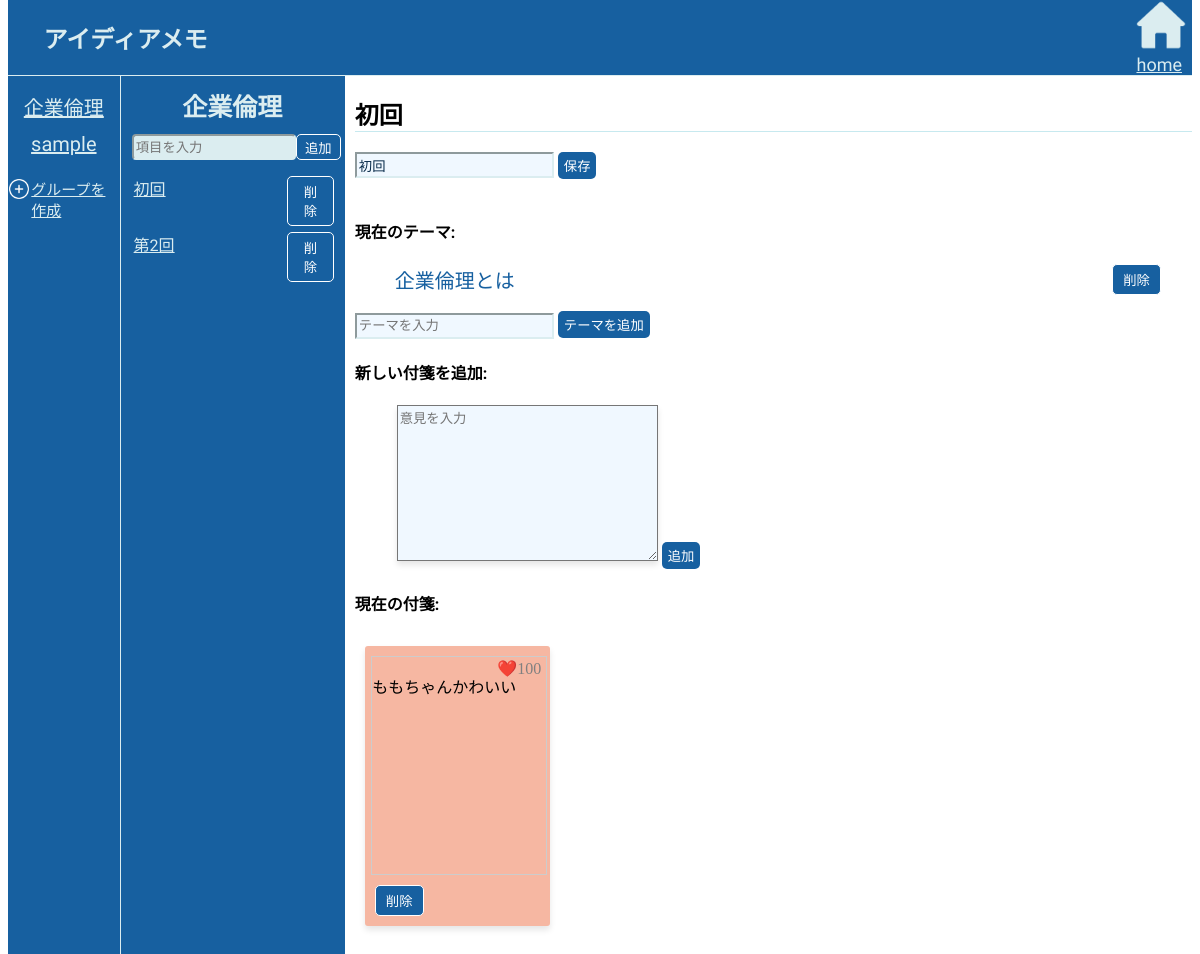
The app's page /item/1 (signed in) with its own data.
### app.py (models this page shows)
class Group(db.Model):
    id = db.Column(db.Integer, primary_key=True)
    name = db.Column(db.String(10), nullable=False)
    created_at = db.Column(db.DateTime, default=datetime.now(pytz.timezone('Asia/Tokyo')))
    members = db.relationship("User", secondary="user_group", back_populates="groups")
    description = db.Column(db.Text, nullable=True)  # グループの説明
    messages = db.relationship('Message', backref='group', lazy=True)  # メッセージとのリレーション
    roles = db.Column(db.Text, nullable=True)  # 役割分担

class Item(db.Model):
    id = db.Column(db.Integer, primary_key=True)
    title = db.Column(db.String(255), nullable=False)
    group_id = db.Column(db.Integer, db.ForeignKey('group.id'), nullable=False)
    group = db.relationship('Group', backref=db.backref('items', lazy=True))
    themes = db.relationship('Theme', backref='related_item', lazy=True)  # 'item' から 'related_item' に変更

class Theme(db.Model):
    id = db.Column(db.Integer, primary_key=True)
    content = db.Column(db.String(255), nullable=False)
    item_id = db.Column(db.Integer, db.ForeignKey('item.id'), nullable=False)
    item = db.relationship('Item')

class TextBox(db.Model):
    id = db.Column(db.Integer, primary_key=True)
    content = db.Column(db.Text, nullable=True)  # テキストボックスの内容
    item_id = db.Column(db.Integer, db.ForeignKey('item.id'), nullable=False)  # 紐づくアイテム
    item = db.relationship('Item', backref=db.backref('textboxes', lazy=True))  # Itemとのリレーション
    like_count = db.Column(db.Integer, default=0)  # いいねの数を保存する新しいカラム

### app.py (the view, shortened to what this page needs)
@app.route('/item/<int:item_id>', methods=['GET', 'POST'])
@login_required
def item_page(item_id):
    item = Item.query.get_or_404(item_id)  # 選択された項目を取得
    group = Group.query.get(item.group_id)  # 項目が属するグループを取得
    user_groups = current_user.groups
    items = Item.query.filter_by(group_id=group.id).all()  # 同じグループの項目を取得
    themes = item.themes  # アイテムに関連するテーマを取得
    textboxes = TextBox.query.filter_by(item_id=item_id).all()
    comments = Comment.query.filter_by(item_id=item_id).all()  # アイテムに関連するコメントを取得
    return render_template(
        'item_page.html',
        item=item,
        group=group,
        groups=user_groups,
        items=items,
        themes=themes,
        textboxes=textboxes,
        comments=comments
    )

### app.py (called while the page is built)
@login_manager.user_loader #これは書くだけで大丈夫そう(?)
def load_user(user_id):
    return User.query.get(int(user_id))

### templates/item_page.html (shortened to what this page needs)
{% extends "base.html" %}
{% block content %}
<form action="/item/{{ item.id }}" method="POST">
    <nav class="navbar">
        <h1>アイディアメモ</h1>
        <div class="home">
            <a href="/" class="a-img"><img src="{{ url_for('static', filename='home_img.png') }}" alt="home" width="50px" height="50px"></a>
            <br>
            <a href="/" class="home-name">home</a>
        </div>
    </nav>
    <div class="content">
        <div class="app">
            {% if groups %}
            <ul>
                    {% for group in groups %}
                        <li class="group-list"><a href="/group/{{ group.id }}">{{ group.name }}</a></li>
                    {% endfor %}
            </ul>
            {% else %}
            <p>まだグループに所属していません。</p>
            {% endif %}
            <div class="app-creation">
                <a href="/create_group"><img src="{{ url_for('static', filename='creation_img.png') }}" alt="" width="20px" height="20px"></a>
                <a href="/create_group" type="button" class="creation" class="group-creation">グループを作成</a>
                </div>
            </div>
        <div class="item-p">
            <h3>{{ group.name }}</h3>
            <div class="item-grid">
            <form action="/item/{{ item.id }}" method="POST">
                <input type="text" name="item_title" placeholder="項目を入力" class="item-btn" id="addItemInput">
                <button type="submit" id="addItemBtn">追加</button>
            </form>
            </div>
        {% if items %}
        <ul class="item-ul">
        {% for item in items %}
        <li id="item-{{ item.id }}" class="item">
            <div class="item-corner">
            <a href="/item/{{ item.id }}" class="item-link">{{ item.title }}</a>
            <form action="/group/{{ group.id }}/delete/{{ item.id }}" method="POST" style="display:inline;" class="item-form">
                <button type="submit" class="btn-delete">削除</button>
            </form>
            </div>
        </li>
        {% endfor %}
        </ul>
        {% else %}
        <p>まだ項目がありません。</p>
        {% endif %}
        </div>
        <div class="board">
            <h2 id="boardTitleHeader" data-item-id="{{ item.id }}">{{ item.title }}</h2>
            <form action="/item/{{ item.id }}" method="POST">
                <input type="text" name="new_title" id="boardTitleInput" value="{{ item.title }}" placeholder="タイトルを入力してください" class="case">
                <button type="submit" id="saveTitleBtn" class="btn">保存</button>
            </form>
            <br>
        <h4>現在のテーマ:</h4>
        <ul>
            {% for theme in themes %}
                <li class="theme-list">
                    <div class="theme-corner">
                    <div class="theme-theme">
                        {{ theme.content }}
                    </div>
                    <form action="/item/{{ item.id }}/delete_theme/{{ theme.id }}" method="POST" style="display:inline;">
                        <button type="submit" class="btn-delete">削除</button>
                    </form>
                    </div>
                </li>
            {% endfor %}
        </ul>
        <form action="/item/{{ item.id }}" method="POST">
            <input type="text" name="theme_content" id="themeInput" placeholder="テーマを入力" class="case">
            <button type="submit" class="btn">テーマを追加</button>
        </form>
        <h4>新しい付箋を追加:</h4>
        <form action="/item/{{ item.id }}/add_textbox" method="POST">
            <textarea name="textbox_content" rows="10" cols="30" placeholder="意見を入力" class="opinion"></textarea>
            <button type="submit" id="addTextboxButton" class="btn">追加</button>
        </form>
        <h4>現在の付箋:</h4>
        <div class="grid-box">
        <div class="textbox-container">
            {% for textbox in textboxes %}
                <div class="textbox-wrapper" data-textbox-id="{{ textbox.id }}">
                    <div class="textbox-header">
                        <span class="like-button" data-textbox-id="{{ textbox.id }}">
                            ❤️ <span class="like-count">{{ textbox.like_count or 0 }}</span>
                        </span>
                    </div>
                    <div class="display-div"></div>
                    <form action="/item/{{ item.id }}/delete_textbox/{{ textbox.id }}" method="POST" style="display:inline;" class="form">
                        <button type="submit" class="btn-delete">削除</button>
                    </form>
                </div>
            {% endfor %}
        </div>
    </div>
    </div>
    </div>
</form>
{% endblock %}

### static/style.css (style rules this page uses)
body { margin-top:0; font-family: Zen Maru Gothic; }
.creation { font-size:15px; color: #dbedf0; }
.app-creation { display: flex; }
.app-creation img { margin:5% 0; }
.app-creation a { margin:5% 1%; }
.navbar { margin-top: 0; background-color: #1760a0; display: inline-block; width:100%; border-bottom:solid 1px #dbedf0; display: flex; }
.navbar h1 { margin-left: 3%; color: #dbedf0; width:30%; }
.home { width:70%; margin-left:30%; }
.navbar a { color:#dbedf0; font-size: 18px; margin-left:90% }
.content { display: flex; height:300vh; width:100%; }
li { list-style: none; }
.app { width:10%; background-color: #1760a0; border-right:solid 1px #dbedf0; }
.item-p { width:20%; background-color: #1760a0; border-right: solid 1px #1760a0; }
.item-p h3 { font-size:25px; margin:5% 1%; }
.item { width: 100%; background-color: #1760a0; border-right: solid 1px #1760a0; }
.item-corner { display: flex; margin-top:3%; }
.item-link { width:80%; color:#dbedf0 }
.item-ul { padding-left:3px; margin-left:10px; margin-right:10px; }
.board { width:75%; }
#boardTitleHeader { border-bottom: #c7e9ef solid 1.5px; }
button#addItemBtn { margin:5%; width:90%; color:#dbedf0; background-color: #1760a0; border:solid 1px #dbedf0; border-radius: 5px; margin-top: 0; font-size: 20px; }
button#addItemBtn { margin: 0%; width: 20%; color: #ffffff; background-color: #1760a0; border: solid 1.5px #ffffff; border-radius: 5px; margin-top: 0; font-size: 10pt; font-weight: 400; font-family: Zen Maru Gothic; }
.btn-delete { margin-left: 70%; }
.form { margin:0; width:100%; }
.item-btn { margin-top:0; margin-left: 5%; margin-right: 0; width:70%; background-color: #dbedf0; border-radius: 4px; cursor: auto; min-width: 10pt; display: flex; justify-content: center; font-family: Zen Maru Gothic; transition: all 0.1s ease-out; font-weight: 500; }
.case { font-family: Zen Maru Gothic; font-weight: 500; }
.opinion { font-family: Zen Maru Gothic; font-weight: 500; }
.item-grid { display: flex; }
h3 { color:#dbedf0; text-align: center; }
.group-list { margin-top: 10%; list-style: none; font-size: 15px; }
.theme-corner { display: flex; }
.theme-theme { align-content: center; width:90%; color:#1760a0; font-size: 20px; font-weight: 550; }
.theme-corner form { width:10%; }
.btn-delete { background-color:#1760a0; color: white; border: solid #fff 1.5px; padding: 5px 10px; cursor: pointer; border-radius: 3px; margin-left:0; border-radius: 5px; font-family: Zen Maru Gothic; }
.textbox-container { display: flex; flex-wrap: wrap; gap: 10px; }
.opinion { background-color: aliceblue; box-shadow: 0 4px 6px rgba(0, 0, 0, 0.1); margin-left:5%; }
.textbox-wrapper { display: flex; flex-direction: column; align-items: center; }
.textbox-header { position: absolute; top: 3%; right: 3%; padding: 5px; background: #f6b7a2; border-radius: 5px; font-size: 14px; cursor: pointer; }
.textbox-wrapper { position: relative; margin: 10px; }
.like-button { cursor: pointer; font-size: 16px; color: gray; display: inline-flex; align-items: center; }
.app ul { padding-left:0; }
.group-list { text-align: center; list-style: none; font-size: 20px; }
.group-list a { color: #dbedf0; }
.like-button { position: relative; z-index: 10; margin-left:3%; }
.display-div { padding-top: 10%; position: relative; z-index: 1; position: relative; white-space: pre-wrap; font-family: inherit; font-size: inherit; line-height: inherit; border: 1px solid #ccc; overflow: auto; width: 100%; min-height: 200px; margin-right:3%; }
.textbox-container { width:100%; display: grid; grid-template-columns: 1fr 1fr 1fr 1fr; gap: 5px; }
.grid-box { display: flex; flex-wrap: wrap; gap: 20px; margin-top: 20px; align-items: flex-start; }
.textbox-wrapper { flex: 0 1 220px; max-width: 220px; display: flex; flex-direction: column; gap: 10px; padding: 10px; background-color: #f6b7a2; border-radius: 3px; box-shadow: 0 4px 6px rgba(0, 0, 0, 0.1); padding-right:1%; font-family: UD デジタル 教科書体 NP-R; }
input { height:20px; background-color:aliceblue; border-color: #dbedf0; color:#072a49; }
.btn { background-color: #1760a0; height:27px; font-weight: 400; border: none; color:#fff; font-family: Zen Maru Gothic; border-radius: 5px; }
.theme-list { font-family: UD デジタル 教科書体 NP-R; }
.board { margin-left:10px; }

### records on screen
Group: name "企業倫理"
Group: name "sample"
Item: title "初回", new_title "初回"
Item: title "第2回"
Theme: content "企業倫理とは"
TextBox: like_count "100"
